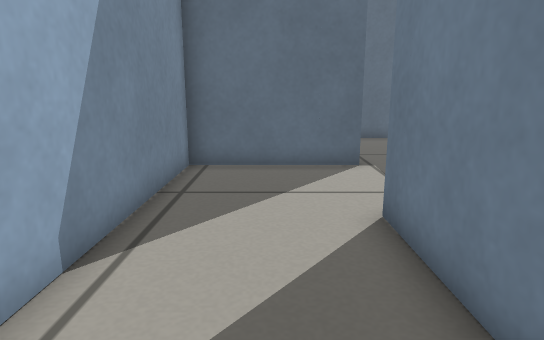
View 1 (above)

12 first-person views from a walk through a robot-simulator world made for Gazebo. The camera is 0.42 m above the floor, tilts 12° down and sees 75° across. The floor is counted in squares, 0.2 m on a side. Each view is taken from the middle of a square. On the plan, view 1 faces up. The plan holds only what a view shows up to about 19 squares ahead; the rest is blank.

View 2
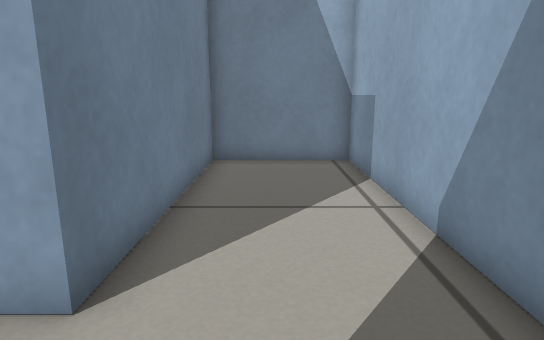

View 3
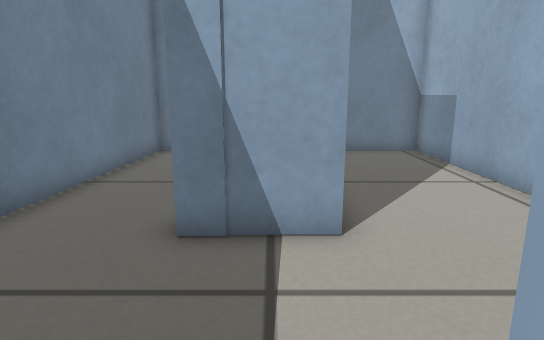

View 4
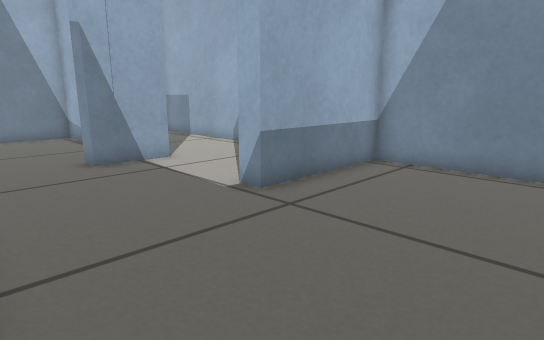

View 5
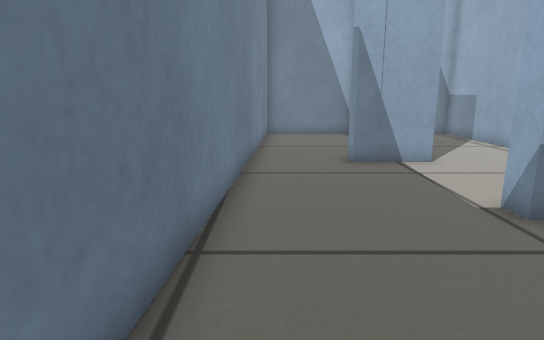

View 6
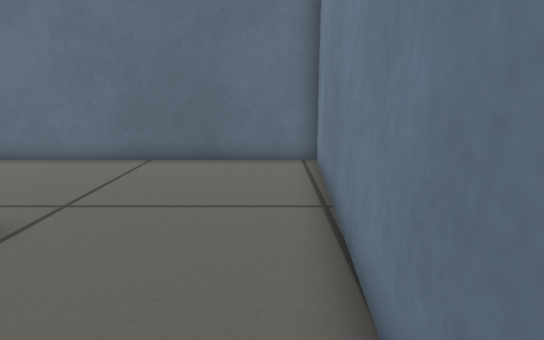

View 7
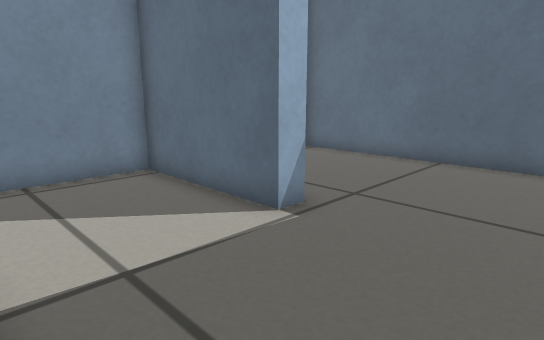

View 8
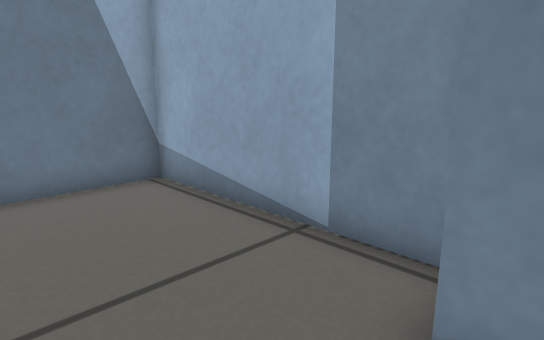

View 9
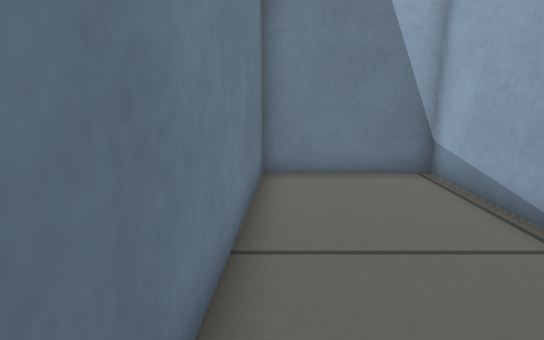

View 10
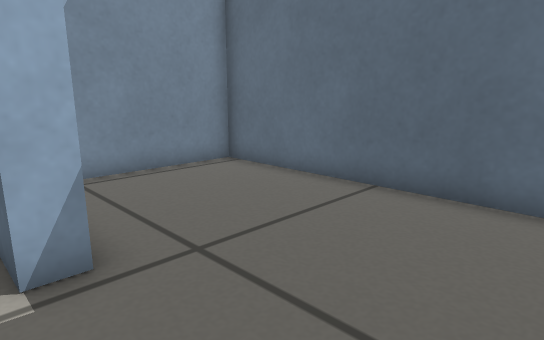

View 11
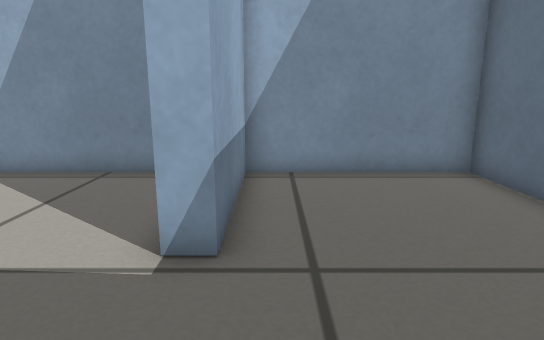

View 12
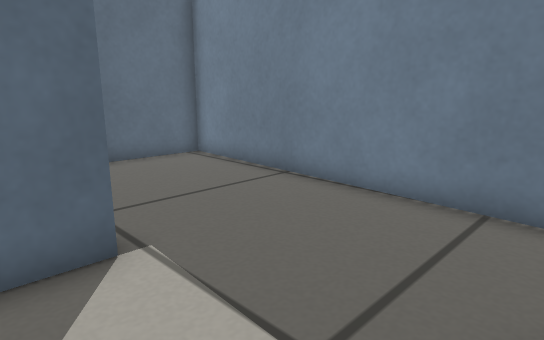

### Floor plan
Points are (right, up) in squares from view 1. A wall is a line through its corners. A room is listed if a view was taken in it or the views show most of it. See-through windows are left out.
Room 1 (views 1, 2, 12)
walls: (2.7, 10.5) (-2.5, 10.5) (-2.5, -2.4) (1.9, -2.4) (1.9, 5.9)
ways out: opening at (2, 8.5) to room 3
Room 2 (views 3, 4, 5, 11)
walls: (8.1, 10.5) (8.5, 17.4) (-2.5, 17.4) (-2.5, 11.3) (2.7, 11.3) (2.7, 10.5)
ways out: opening at (5, 11) to room 3
Room 3 (views 6, 7, 8, 9, 10)
walls: (2.7, 4.6) (2.7, -2.4) (7.3, -2.4) (8.1, 10.5); (1.9, 5.9) (4.4, 5.9) (4.4, 5.1)
ways out: opening at (2, 8.5) to room 1; opening at (5, 11) to room 2

Where each view was taken, in squares from view 1:
view 1: 0 up, 0 right, facing up
view 2: 9 up, 0 right, facing down
view 3: 11 up, 3 right, facing down
view 4: 17 up, 8 right, facing down-left
view 5: 17 up, 7 right, facing down
view 6: 6 up, 7 right, facing up
view 7: 6 up, 7 right, facing up-left
view 8: 6 up, 7 right, facing down-left
view 9: 7 up, 7 right, facing down
view 10: 10 up, 7 right, facing up-left
view 11: 12 up, 7 right, facing left
view 12: 6 up, 1 right, facing up-right
